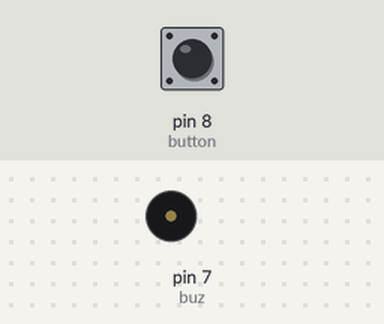
Simulated run of this sketch. Board: Arduino Uno, built with avr-gcc and run on an emulated ATmega328P. On the bench: buzzer (waves = sounding). The inputs (shaded band) are chosen by the test bench; at power-on: pin 8 (button) HIGH.

Above: at 1.2 s.
1.3 s: pin 8 (button) pulled LOW for 0.15 s
At 1.55 s:
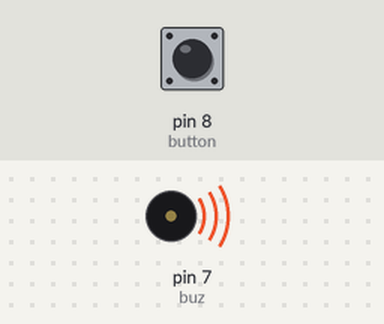
Timing chart, 0 to 4.3 s (numbered marks = the images above; inputs shaded):
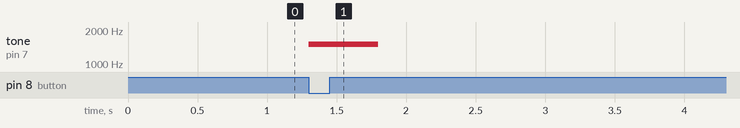

The sketch:

sketch-testwrite-on-led.ino
```cpp
int button=8;
int buz=7;
int flag=0;
int runHours=0;
unsigned long allSeconds=0;

void setup()
{
//  Serial.begin(9600);
  pinMode(button,INPUT);
  pinMode(buz,OUTPUT);
}


void loop()
{

            allSeconds=millis()/1000;
            runHours= allSeconds/3600;

  if(runHours>=1 && flag==1)
  {
        tone(buz,1,5000);
        delay(500);
        tone(buz,100,5000);
        delay(500);
        tone(buz,359,5000);
        delay(1800);
//        flag=0;
  }
  else
  {
      if(digitalRead(button)==LOW)
      {
          if(flag==0)
          {
            flag=1;//means start calculation time
            tone(buz,1500,500);
//            Serial.println("button pressed flag=1 START.");
          }
      }
  }
//  Serial.println(millis());
}


/*void printTime()
    {
            unsigned long runMillis= millis();
            unsigned long allSeconds=millis()/1000;
            runHours= allSeconds/3600;
            int secsRemaining=allSeconds%3600;
            int runSeconds=secsRemaining%60;
            char buf[21];
            sprintf(buf,"Runtime%02d:%02d:%02d",runHours,runMinutes,runSeconds);
            Serial.println(buf);
            delay(1000);
          }*/
```

Measured:
- after the input at 1.3 s, tone on pin 7 (buz): silent → 1500 Hz at once, → silent 0.50 s later
